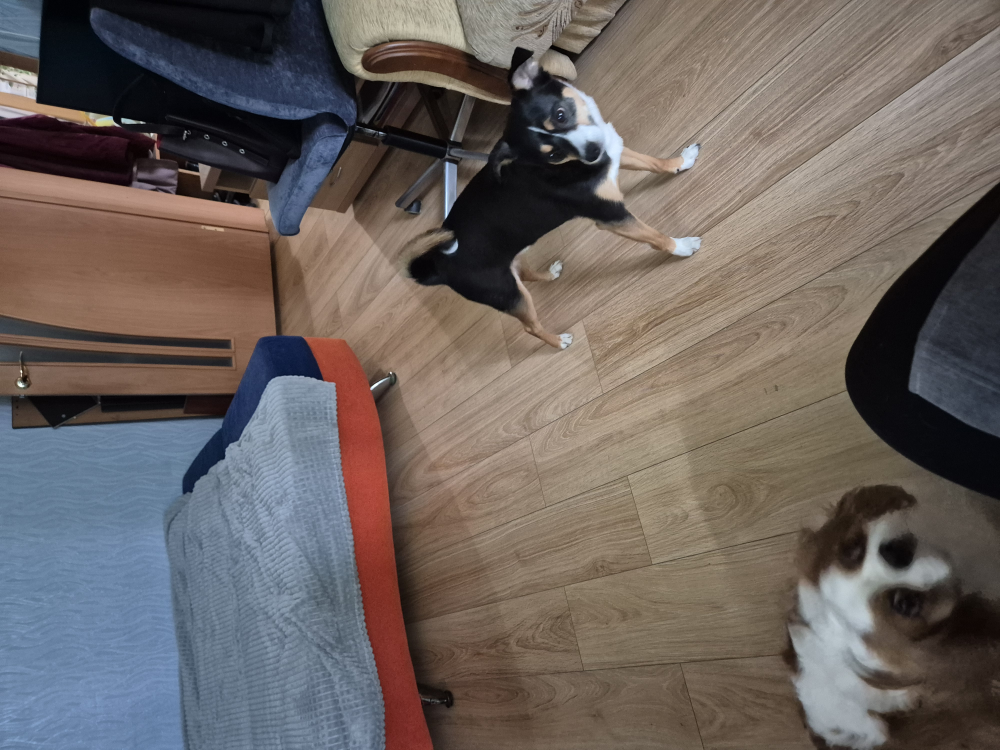
#> input picture hw5/data/dogs_raw/20241105_095709.jpg, 4000 x 3000 px, found by its file name (shown at 1/4 size); its folder holds only this picture in this run
$ python prepare_data.py
#> lines starting #> are read from the running program, lines starting #| are printed output that depends on the picture
import os
import random
from PIL import Image, ImageEnhance

RAW_DIR = "data/dogs_raw"
OUT_DIR = "data/dogs_preprocessed"

os.makedirs(OUT_DIR, exist_ok=True)

def augment(img):
    variants = []

    variants.append(img)
    variants.append(img.transpose(Image.FLIP_LEFT_RIGHT))

    enhancer = ImageEnhance.Brightness(img)
    variants.append(enhancer.enhance(1.2))

    enhancer = ImageEnhance.Contrast(img)
    variants.append(enhancer.enhance(1.3))

    return variants

images = [f for f in os.listdir(RAW_DIR) if f.lower().endswith(("jpg","jpeg","png"))]

all_out = []

for fname in images:
    path = os.path.join(RAW_DIR, fname)
    img = Image.open(path).convert("RGB")
#> img is the input picture: PIL image 4000x3000 RGB; mean R, G, B 107.3, 98.9, 95.4
    img = img.resize((256,256))
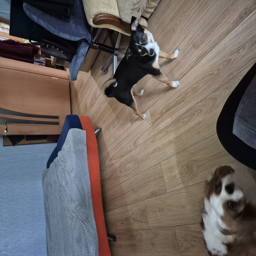
#> img: PIL image 256x256 RGB; mean R, G, B 107.3, 98.9, 95.4

    aug_imgs = augment(img)
#> aug_imgs = 4 items

    for i, im in enumerate(aug_imgs):
        outname = fname.split(".")[0] + f"_aug{i}.jpg"
        im.save(os.path.join(OUT_DIR, outname))
        all_out.append(outname)
#> this loop made 4 passes
#> outname on passes 1 to 4: '20241105_095709_aug0.jpg', '20241105_095709_aug1.jpg', '20241105_095709_aug2.jpg', '20241105_095709_aug3.jpg'
#> pass 2, `im.save(os.path.join(OUT_DIR, outname))`:
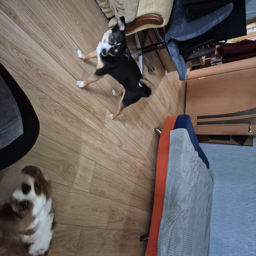
#> saved as 20241105_095709_aug1.jpg: PIL image 256x256 RGB; mean R, G, B 107.3, 98.9, 95.4
#> after the loop, all_out = ['20241105_095709_aug0.jpg', '20241105_095709_aug1.jpg', '20241105_095709_aug2.jpg', '20241105_095709_aug3.jpg']

random.shuffle(all_out)
split = int(len(all_out)*0.8)
#> split = 3

trainA = all_out[:split]
#> trainA = ['20241105_095709_aug2.jpg', '20241105_095709_aug0.jpg', '20241105_095709_aug1.jpg']
testA  = all_out[split:]
#> testA = ['20241105_095709_aug3.jpg']

trainA_dir = "data/vangogh/trainA"
testA_dir  = "data/vangogh/testA"
trainA_dir2 = "data/monet/trainA"
testA_dir2  = "data/monet/testA"

os.makedirs(trainA_dir, exist_ok=True)
os.makedirs(testA_dir, exist_ok=True)
os.makedirs(trainA_dir2, exist_ok=True)
os.makedirs(testA_dir2, exist_ok=True)

for fname in trainA:
    src = os.path.join(OUT_DIR, fname)
    os.system(f"cp '{src}' '{trainA_dir}/'")
    os.system(f"cp '{src}' '{trainA_dir2}/'")
#> this loop made 3 passes

for fname in testA:
    src = os.path.join(OUT_DIR, fname)
    os.system(f"cp '{src}' '{testA_dir}/'")
    os.system(f"cp '{src}' '{testA_dir2}/'")
#> this loop made 1 pass

print("Готово.")
print("trainA/testA созданы для Van Gogh и Monet.")

$ run again, on hw5/data/dogs_raw/20250614_103752.jpg
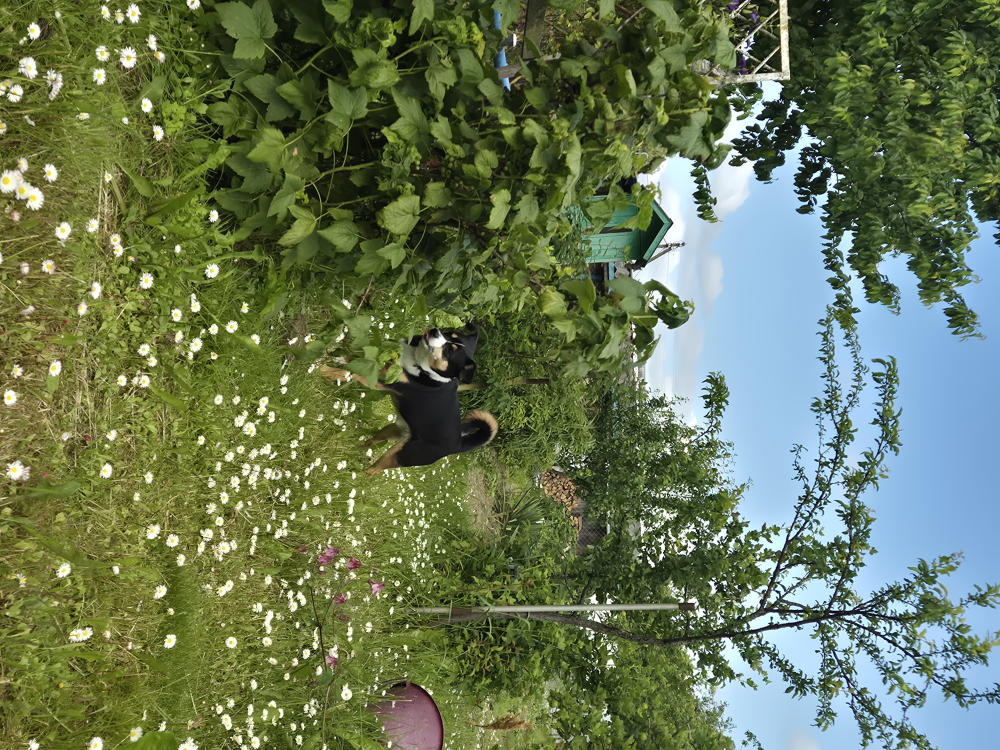
#> input picture hw5/data/dogs_raw/20250614_103752.jpg, 4000 x 3000 px, found by its file name (shown at 1/4 size)
#> img is the input picture: PIL image 4000x3000 RGB; mean R, G, B 103.8, 118.8, 85.5
#> `img = img.resize((256,256))`:
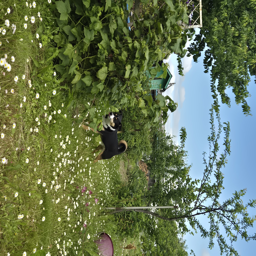
#> img: PIL image 256x256 RGB; mean R, G, B 103.7, 118.8, 85.5
#> aug_imgs = 4 items
#> the loop `for i, im in enumerate(aug_imgs):` made 4 passes
#> outname on passes 1 to 4: '20250614_103752_aug0.jpg', '20250614_103752_aug1.jpg', '20250614_103752_aug2.jpg', '20250614_103752_aug3.jpg'
#> pass 2, `im.save(os.path.join(OUT_DIR, outname))`:
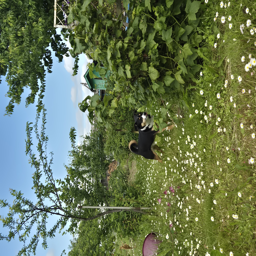
#> saved as 20250614_103752_aug1.jpg: PIL image 256x256 RGB; mean R, G, B 103.7, 118.8, 85.5
#> after the loop `for i, im in enumerate(aug_imgs):`: all_out = ['20250614_103752_aug0.jpg', '20250614_103752_aug1.jpg', '20250614_103752_aug2.jpg', '20250614_103752_aug3.jpg']
#> split = 3
#> trainA = ['20250614_103752_aug2.jpg', '20250614_103752_aug0.jpg', '20250614_103752_aug1.jpg']
#> testA = ['20250614_103752_aug3.jpg']
#> the loop `for fname in trainA:` made 3 passes
#> the loop `for fname in testA:` made 1 pass

$ run again, on hw5/data/dogs_raw/20241113_210019.jpg
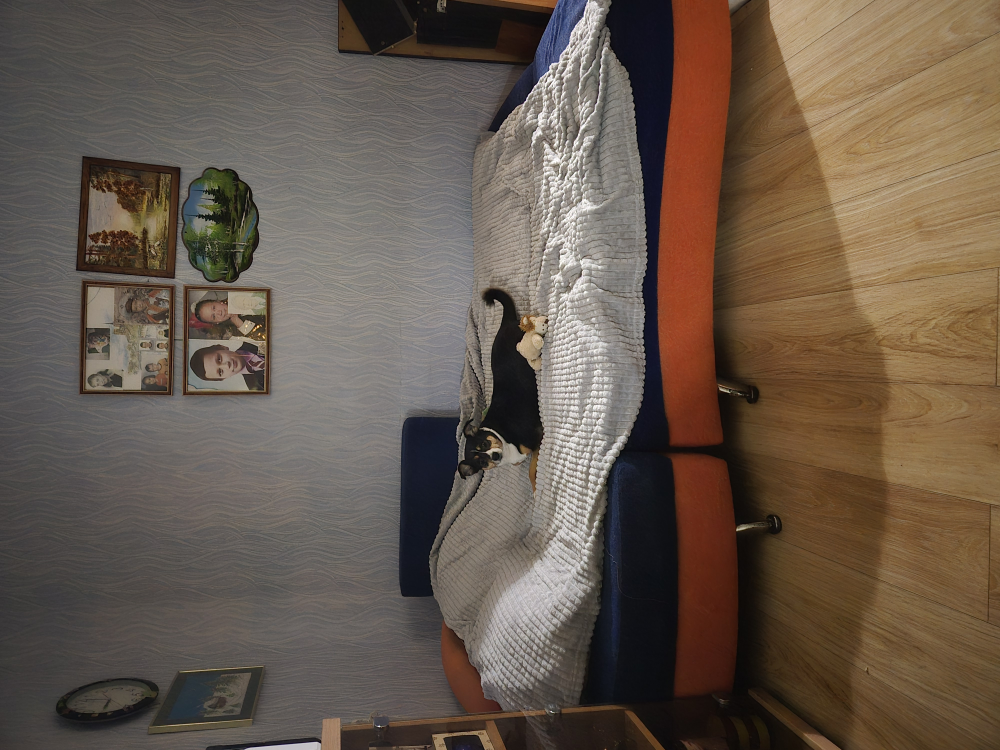
#> input picture hw5/data/dogs_raw/20241113_210019.jpg, 4000 x 3000 px, found by its file name (shown at 1/4 size)
#> img is the input picture: PIL image 4000x3000 RGB; mean R, G, B 103, 89, 76.7
#> `img = img.resize((256,256))`:
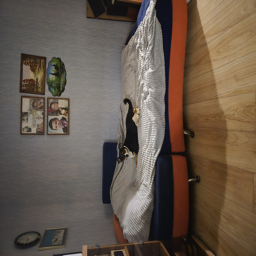
#> img: PIL image 256x256 RGB; mean R, G, B 103, 89, 76.7
#> aug_imgs = 4 items
#> the loop `for i, im in enumerate(aug_imgs):` made 4 passes
#> outname on passes 1 to 4: '20241113_210019_aug0.jpg', '20241113_210019_aug1.jpg', '20241113_210019_aug2.jpg', '20241113_210019_aug3.jpg'
#> pass 2, `im.save(os.path.join(OUT_DIR, outname))`:
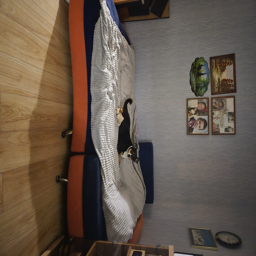
#> saved as 20241113_210019_aug1.jpg: PIL image 256x256 RGB; mean R, G, B 103, 89, 76.7
#> after the loop `for i, im in enumerate(aug_imgs):`: all_out = ['20241113_210019_aug0.jpg', '20241113_210019_aug1.jpg', '20241113_210019_aug2.jpg', '20241113_210019_aug3.jpg']
#> split = 3
#> trainA = ['20241113_210019_aug2.jpg', '20241113_210019_aug0.jpg', '20241113_210019_aug1.jpg']
#> testA = ['20241113_210019_aug3.jpg']
#> the loop `for fname in trainA:` made 3 passes
#> the loop `for fname in testA:` made 1 pass

$ run again, on hw5/data/dogs_raw/20250308_170308.jpg
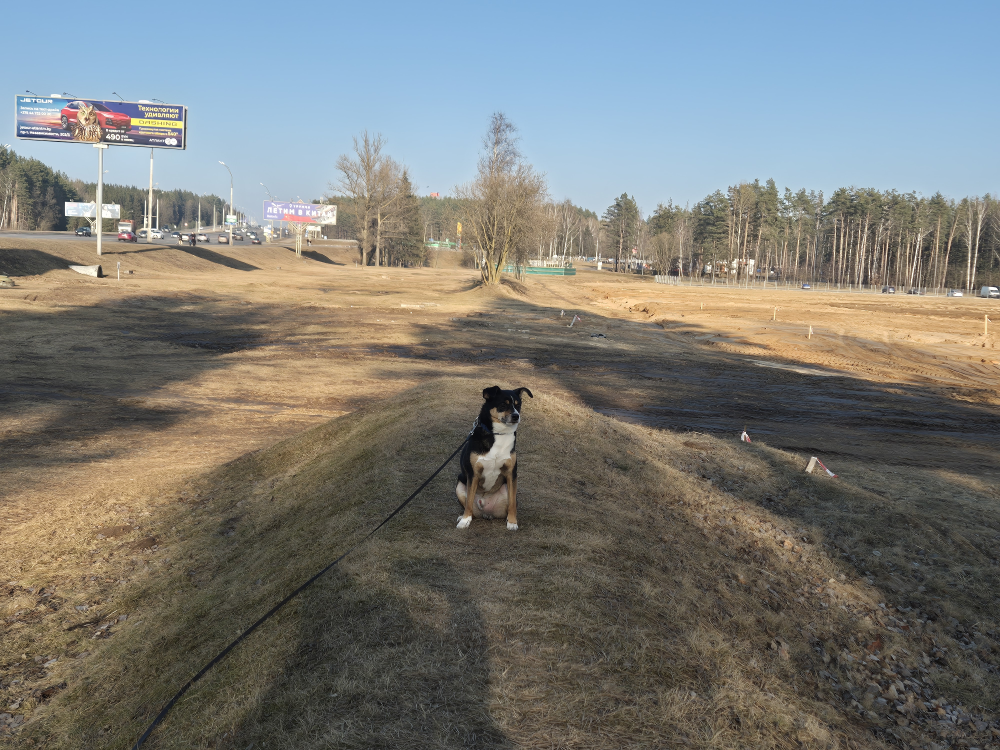
#> input picture hw5/data/dogs_raw/20250308_170308.jpg, 4000 x 3000 px, found by its file name (shown at 1/4 size)
#> img is the input picture: PIL image 4000x3000 RGB; mean R, G, B 122, 123, 118.8
#> `img = img.resize((256,256))`:
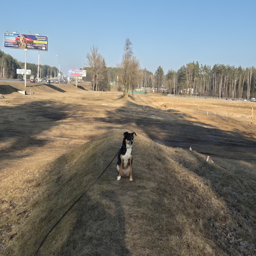
#> img: PIL image 256x256 RGB; mean R, G, B 122, 122.9, 118.8
#> aug_imgs = 4 items
#> the loop `for i, im in enumerate(aug_imgs):` made 4 passes
#> outname on passes 1 to 4: '20250308_170308_aug0.jpg', '20250308_170308_aug1.jpg', '20250308_170308_aug2.jpg', '20250308_170308_aug3.jpg'
#> pass 2, `im.save(os.path.join(OUT_DIR, outname))`:
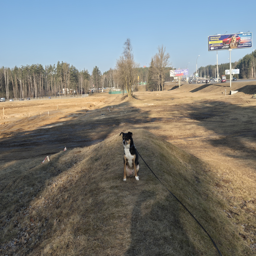
#> saved as 20250308_170308_aug1.jpg: PIL image 256x256 RGB; mean R, G, B 122, 122.9, 118.8
#> after the loop `for i, im in enumerate(aug_imgs):`: all_out = ['20250308_170308_aug0.jpg', '20250308_170308_aug1.jpg', '20250308_170308_aug2.jpg', '20250308_170308_aug3.jpg']
#> split = 3
#> trainA = ['20250308_170308_aug2.jpg', '20250308_170308_aug0.jpg', '20250308_170308_aug1.jpg']
#> testA = ['20250308_170308_aug3.jpg']
#> the loop `for fname in trainA:` made 3 passes
#> the loop `for fname in testA:` made 1 pass

$ run again, on hw5/data/dogs_raw/20250608_220802.jpg
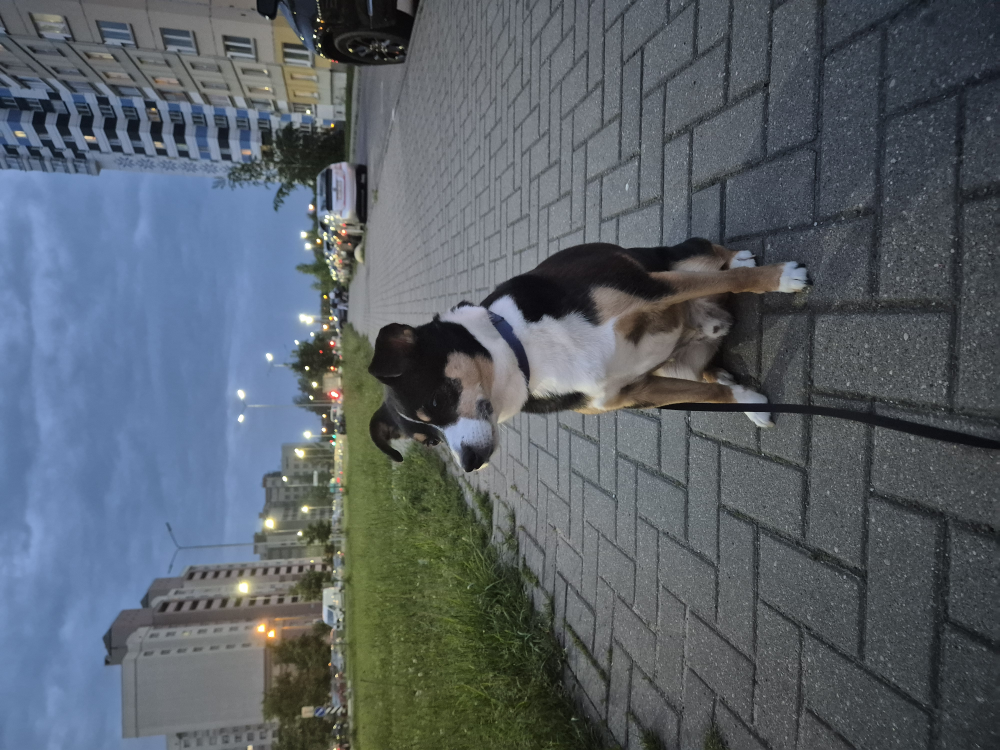
#> input picture hw5/data/dogs_raw/20250608_220802.jpg, 4000 x 3000 px, found by its file name (shown at 1/4 size)
#> img is the input picture: PIL image 4000x3000 RGB; mean R, G, B 88.8, 97, 104.5
#> `img = img.resize((256,256))`:
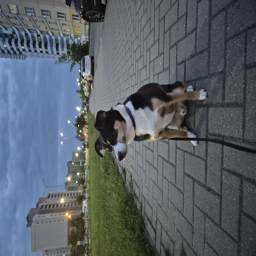
#> img: PIL image 256x256 RGB; mean R, G, B 88.8, 97, 104.5
#> aug_imgs = 4 items
#> the loop `for i, im in enumerate(aug_imgs):` made 4 passes
#> outname on passes 1 to 4: '20250608_220802_aug0.jpg', '20250608_220802_aug1.jpg', '20250608_220802_aug2.jpg', '20250608_220802_aug3.jpg'
#> pass 2, `im.save(os.path.join(OUT_DIR, outname))`:
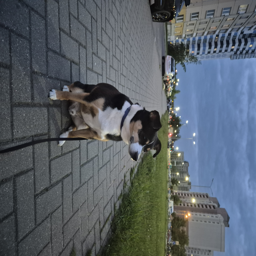
#> saved as 20250608_220802_aug1.jpg: PIL image 256x256 RGB; mean R, G, B 88.8, 97, 104.5
#> after the loop `for i, im in enumerate(aug_imgs):`: all_out = ['20250608_220802_aug0.jpg', '20250608_220802_aug1.jpg', '20250608_220802_aug2.jpg', '20250608_220802_aug3.jpg']
#> split = 3
#> trainA = ['20250608_220802_aug2.jpg', '20250608_220802_aug0.jpg', '20250608_220802_aug1.jpg']
#> testA = ['20250608_220802_aug3.jpg']
#> the loop `for fname in trainA:` made 3 passes
#> the loop `for fname in testA:` made 1 pass
